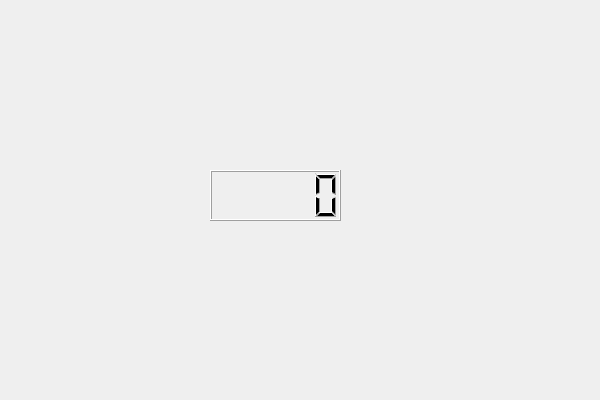
<?xml version="1.0" encoding="UTF-8"?>
<ui version="4.0">
 <class>MyWidgetClass</class>
 <widget class="QWidget" name="MyWidgetClass">
  <property name="geometry">
   <rect>
    <x>0</x>
    <y>0</y>
    <width>600</width>
    <height>400</height>
   </rect>
  </property>
  <property name="windowTitle">
   <string>MyWidget</string>
  </property>
  <widget class="QLCDNumber" name="lcdNumber">
   <property name="geometry">
    <rect>
     <x>210</x>
     <y>170</y>
     <width>131</width>
     <height>51</height>
    </rect>
   </property>
  </widget>
 </widget>
 <layoutdefault spacing="6" margin="11"/>
 <resources>
  <include location="MyWidget.qrc"/>
 </resources>
 <connections/>
</ui>
